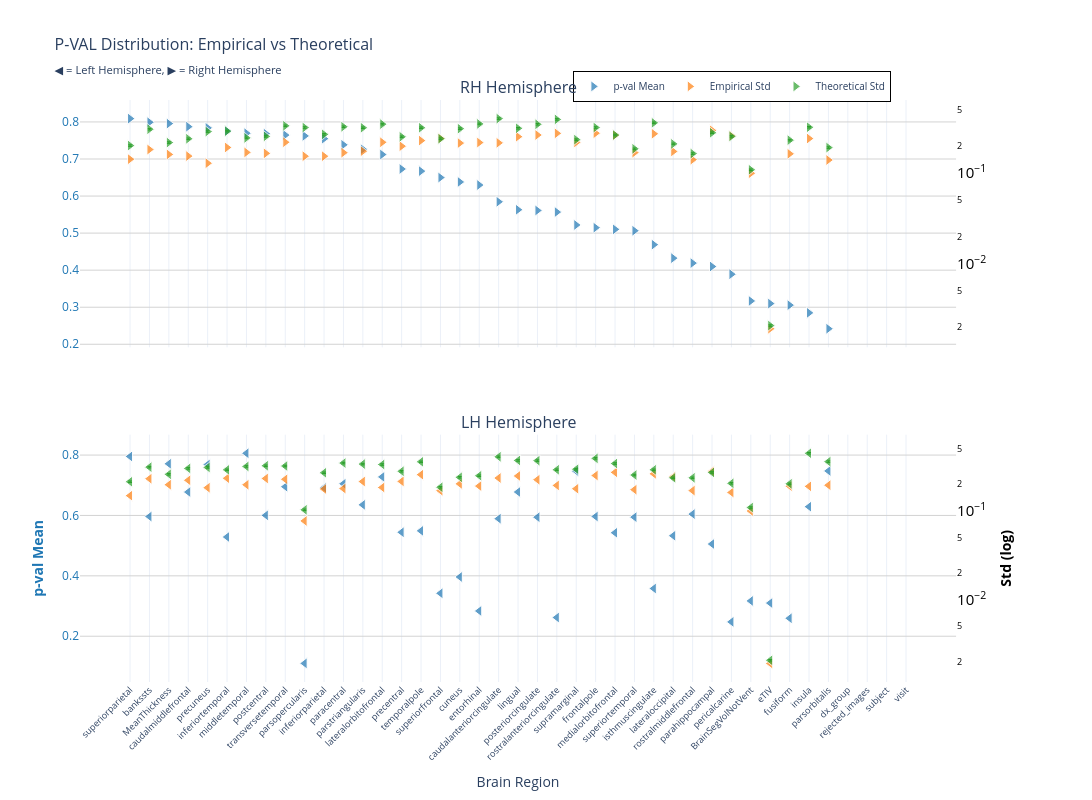
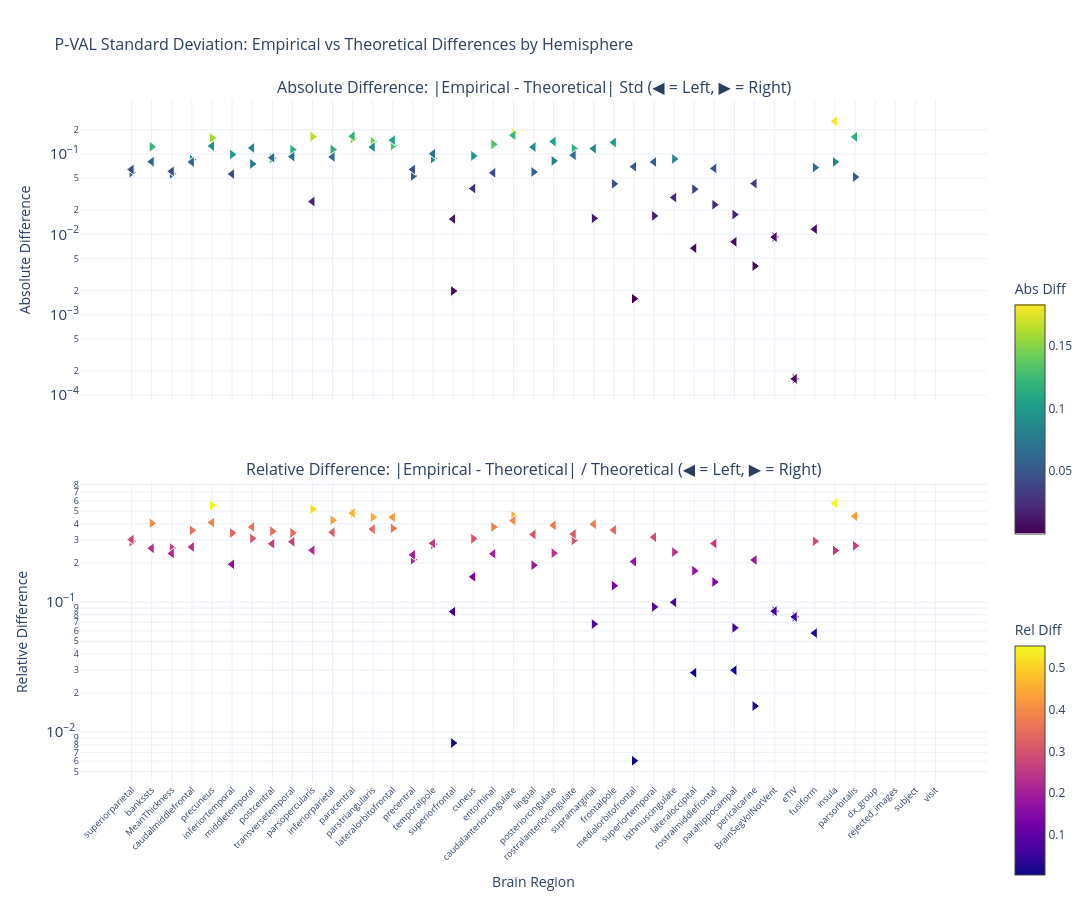

Notebook code cell kept with these figures, in order:
### Markdown cell above
### p-value

### Code cell
nu_nav = df_npvr[(df_npvr["study"] == "longitudinal") & (df_npvr["group"] == "HC-PD")]
data_path = stats_dir / f"student_longitudinal_{METRIC}.parquet"
df, stats = get_test_stats(
    data_path,
    stat_functions_F,
    nu_nav,
    hemisphere=True,
    study="longitudinal",
    raw_values=True,
)
show_figure(
    stats, hemisphere=True, stat_name="p-val", study="longitudinal", metric=METRIC
)

### Figure 1 — Plotly figure (JSON) as saved in the notebook; plotly's stock layout.template omitted (floating-point values rounded to 4 significant figures)
{"data": [{"hovertemplate": "<b>%{x}</b><br>Mean p-val: %{y:.2f}<br><extra></extra>", "legendgroup": "mean", "marker": {"color": "#1f77b4", "line": {"color": "white", "width": 1}, "opacity": 0.7, "size": 10, "symbol": "triangle-right"}, "mode": "markers", "name": "p-val Mean", "showlegend": true, "type": "scatter", "x": ["superiorparietal", "bankssts", "MeanThickness", "caudalmiddlefrontal", "precuneus", "inferiortemporal", "middletemporal", "postcentral", "transversetemporal", "parsopercularis", "inferiorparietal", "paracentral", "parstriangularis", "lateralorbitofrontal", "precentral", "temporalpole", "superiorfrontal", "cuneus", "entorhinal", "caudalanteriorcingulate", "lingual", "posteriorcingulate", "rostralanteriorcingulate", "supramarginal", "frontalpole", "medialorbitofrontal", "superiortemporal", "isthmuscingulate", "lateraloccipital", "rostralmiddlefrontal", "parahippocampal", "pericalcarine", "BrainSegVolNotVent", "eTIV", "fusiform", "insula", "parsorbitalis", "dx_group", "rejected_images", "subject", "visit"], "xaxis": "x", "y": [0.809, 0.7992, 0.7956, 0.7872, 0.784, 0.7755, 0.7696, 0.7684, 0.7646, 0.7623, 0.7548, 0.7382, 0.7265, 0.7121, 0.673, 0.6673, 0.6499, 0.638, 0.6298, 0.5846, 0.563, 0.5611, 0.5567, 0.522, 0.5147, 0.5101, 0.5064, 0.4689, 0.4325, 0.419, 0.4099, 0.3891, 0.3169, 0.3098, 0.3056, 0.2848, 0.2419, NaN, NaN, NaN, NaN], "yaxis": "y"}, {"hovertemplate": "<b>%{x}</b><br>Empirical Std: %{y:.3f}<br><extra></extra>", "legendgroup": "empirical", "marker": {"color": "#ff7f0e", "line": {"color": "white", "width": 1}, "opacity": 0.7, "size": 10, "symbol": "triangle-right"}, "mode": "markers", "name": "Empirical Std", "showlegend": true, "type": "scatter", "x": ["superiorparietal", "bankssts", "MeanThickness", "caudalmiddlefrontal", "precuneus", "inferiortemporal", "middletemporal", "postcentral", "transversetemporal", "parsopercularis", "inferiorparietal", "paracentral", "parstriangularis", "lateralorbitofrontal", "precentral", "temporalpole", "superiorfrontal", "cuneus", "entorhinal", "caudalanteriorcingulate", "lingual", "posteriorcingulate", "rostralanteriorcingulate", "supramarginal", "frontalpole", "medialorbitofrontal", "superiortemporal", "isthmuscingulate", "lateraloccipital", "rostralmiddlefrontal", "parahippocampal", "pericalcarine", "BrainSegVolNotVent", "eTIV", "fusiform", "insula", "parsorbitalis", "dx_group", "rejected_images", "subject", "visit"], "xaxis": "x", "y": [0.1422, 0.1815, 0.1603, 0.1537, 0.1282, 0.1913, 0.1689, 0.1648, 0.2187, 0.1532, 0.1533, 0.1677, 0.1741, 0.2183, 0.1978, 0.2278, 0.2412, 0.2139, 0.2167, 0.2151, 0.2516, 0.2627, 0.2738, 0.2176, 0.2751, 0.2609, 0.1679, 0.271, 0.1731, 0.1404, 0.2957, 0.2578, 0.09936, 0.001915, 0.1629, 0.2401, 0.1391, NaN, NaN, NaN, NaN], "yaxis": "y2"}, {"error_y": {"array": [0.00399, 0.006048, 0.004306, 0.004741, 0.005692, 0.005757, 0.00485, 0.005038, 0.006591, 0.006309, 0.005303, 0.006433, 0.006273, 0.006877, 0.004985, 0.006273, 0.004752, 0.006129, 0.00692, 0.007913, 0.006188, 0.006847, 0.007754, 0.004638, 0.00631, 0.005215, 0.003674, 0.007107, 0.004165, 0.003254, 0.005524, 0.005042, 0.002158, 4.122e-05, 0.004581, 0.006353, 0.00379, NaN, NaN, NaN, NaN], "arrayminus": [0.00391, 0.005928, 0.004221, 0.004647, 0.005579, 0.005643, 0.004754, 0.004938, 0.00646, 0.006184, 0.005198, 0.006305, 0.006149, 0.00674, 0.004886, 0.006148, 0.004658, 0.006007, 0.006783, 0.007756, 0.006065, 0.006711, 0.0076, 0.004546, 0.006185, 0.005111, 0.003601, 0.006966, 0.004082, 0.00319, 0.005415, 0.004942, 0.002115, 4.04e-05, 0.00449, 0.006227, 0.003715, NaN, NaN, NaN, NaN], "color": "#2ca02c", "thickness": 1, "type": "data", "visible": true, "width": 2}, "hovertemplate": "<b>%{x}</b><br>Theoretical Std: %{y:.3f}<br><extra></extra>", "legendgroup": "theoretical", "marker": {"color": "#2ca02c", "line": {"color": "white", "width": 1}, "opacity": 0.7, "size": 10, "symbol": "triangle-right"}, "mode": "markers", "name": "Theoretical Std", "showlegend": true, "type": "scatter", "x": ["superiorparietal", "bankssts", "MeanThickness", "caudalmiddlefrontal", "precuneus", "inferiortemporal", "middletemporal", "postcentral", "transversetemporal", "parsopercularis", "inferiorparietal", "paracentral", "parstriangularis", "lateralorbitofrontal", "precentral", "temporalpole", "superiorfrontal", "cuneus", "entorhinal", "caudalanteriorcingulate", "lingual", "posteriorcingulate", "rostralanteriorcingulate", "supramarginal", "frontalpole", "medialorbitofrontal", "superiortemporal", "isthmuscingulate", "lateraloccipital", "rostralmiddlefrontal", "parahippocampal", "pericalcarine", "BrainSegVolNotVent", "eTIV", "fusiform", "insula", "parsorbitalis", "dx_group", "rejected_images", "subject", "visit"], "xaxis": "x", "y": [0.2008, 0.3044, 0.2167, 0.2386, 0.2864, 0.2898, 0.2441, 0.2535, 0.3317, 0.3175, 0.2669, 0.3238, 0.3157, 0.3461, 0.2509, 0.3157, 0.2392, 0.3085, 0.3483, 0.3982, 0.3114, 0.3446, 0.3902, 0.2334, 0.3176, 0.2624, 0.1849, 0.3577, 0.2096, 0.1638, 0.278, 0.2537, 0.1086, 0.002075, 0.2305, 0.3197, 0.1908, NaN, NaN, NaN, NaN], "yaxis": "y2"}, {"hovertemplate": "<b>%{x}</b><br>Mean p-val: %{y:.2f}<br><extra></extra>", "legendgroup": "mean", "marker": {"color": "#1f77b4", "line": {"color": "white", "width": 1}, "opacity": 0.7, "size": 10, "symbol": "triangle-left"}, "mode": "markers", "name": "p-val Mean", "showlegend": false, "type": "scatter", "x": ["middletemporal", "superiorparietal", "MeanThickness", "precuneus", "parsorbitalis", "supramarginal", "lateralorbitofrontal", "paracentral", "transversetemporal", "inferiorparietal", "lingual", "caudalmiddlefrontal", "parstriangularis", "insula", "rostralmiddlefrontal", "postcentral", "frontalpole", "bankssts", "superiortemporal", "posteriorcingulate", "caudalanteriorcingulate", "temporalpole", "precentral", "medialorbitofrontal", "lateraloccipital", "inferiortemporal", "parahippocampal", "cuneus", "isthmuscingulate", "superiorfrontal", "BrainSegVolNotVent", "eTIV", "entorhinal", "rostralanteriorcingulate", "fusiform", "pericalcarine", "parsopercularis", "dx_group", "rejected_images", "subject", "visit"], "xaxis": "x2", "y": [0.806, 0.7954, 0.7711, 0.7686, 0.7474, 0.7468, 0.7277, 0.7049, 0.6952, 0.6916, 0.6777, 0.6775, 0.6351, 0.629, 0.6045, 0.6003, 0.5965, 0.5964, 0.5944, 0.5942, 0.5893, 0.549, 0.5443, 0.5427, 0.5328, 0.5286, 0.5054, 0.3962, 0.358, 0.3422, 0.3169, 0.3098, 0.2836, 0.2619, 0.2595, 0.2475, 0.11, NaN, NaN, NaN, NaN], "yaxis": "y3"}, {"hovertemplate": "<b>%{x}</b><br>Empirical Std: %{y:.3f}<br><extra></extra>", "legendgroup": "empirical", "marker": {"color": "#ff7f0e", "line": {"color": "white", "width": 1}, "opacity": 0.7, "size": 10, "symbol": "triangle-left"}, "mode": "markers", "name": "Empirical Std", "showlegend": false, "type": "scatter", "x": ["middletemporal", "superiorparietal", "MeanThickness", "precuneus", "parsorbitalis", "supramarginal", "lateralorbitofrontal", "paracentral", "transversetemporal", "inferiorparietal", "lingual", "caudalmiddlefrontal", "parstriangularis", "insula", "rostralmiddlefrontal", "postcentral", "frontalpole", "bankssts", "superiortemporal", "posteriorcingulate", "caudalanteriorcingulate", "temporalpole", "precentral", "medialorbitofrontal", "lateraloccipital", "inferiortemporal", "parahippocampal", "cuneus", "isthmuscingulate", "superiorfrontal", "BrainSegVolNotVent", "eTIV", "entorhinal", "rostralanteriorcingulate", "fusiform", "pericalcarine", "parsopercularis", "dx_group", "rejected_images", "subject", "visit"], "xaxis": "x2", "y": [0.196, 0.1478, 0.196, 0.1815, 0.1937, 0.1768, 0.1826, 0.1776, 0.2258, 0.1753, 0.2461, 0.22, 0.2129, 0.1879, 0.1684, 0.2306, 0.2491, 0.2291, 0.1725, 0.2234, 0.2332, 0.2546, 0.2138, 0.2701, 0.2412, 0.232, 0.2777, 0.2005, 0.26, 0.1682, 0.09936, 0.001915, 0.1893, 0.1926, 0.1891, 0.1605, 0.07673, NaN, NaN, NaN, NaN], "yaxis": "y4"}, {"error_y": {"array": [0.006257, 0.00421, 0.005103, 0.006099, 0.007089, 0.005825, 0.006578, 0.006828, 0.006327, 0.005311, 0.007312, 0.005948, 0.00665, 0.008804, 0.004659, 0.006368, 0.007711, 0.006146, 0.005008, 0.007272, 0.00803, 0.007056, 0.005522, 0.006748, 0.004659, 0.005728, 0.005357, 0.004723, 0.005737, 0.00365, 0.002158, 4.122e-05, 0.004918, 0.005743, 0.003988, 0.004041, 0.002033, NaN, NaN, NaN, NaN], "arrayminus": [0.006133, 0.004126, 0.005002, 0.005978, 0.006949, 0.005709, 0.006447, 0.006693, 0.006201, 0.005205, 0.007167, 0.00583, 0.006519, 0.008629, 0.004567, 0.006242, 0.007558, 0.006024, 0.004908, 0.007128, 0.007871, 0.006916, 0.005413, 0.006614, 0.004567, 0.005615, 0.005251, 0.004629, 0.005623, 0.003578, 0.002115, 4.04e-05, 0.00482, 0.005629, 0.003909, 0.003961, 0.001993, NaN, NaN, NaN, NaN], "color": "#2ca02c", "thickness": 1, "type": "data", "visible": true, "width": 2}, "hovertemplate": "<b>%{x}</b><br>Theoretical Std: %{y:.3f}<br><extra></extra>", "legendgroup": "theoretical", "marker": {"color": "#2ca02c", "line": {"color": "white", "width": 1}, "opacity": 0.7, "size": 10, "symbol": "triangle-left"}, "mode": "markers", "name": "Theoretical Std", "showlegend": false, "type": "scatter", "x": ["middletemporal", "superiorparietal", "MeanThickness", "precuneus", "parsorbitalis", "supramarginal", "lateralorbitofrontal", "paracentral", "transversetemporal", "inferiorparietal", "lingual", "caudalmiddlefrontal", "parstriangularis", "insula", "rostralmiddlefrontal", "postcentral", "frontalpole", "bankssts", "superiortemporal", "posteriorcingulate", "caudalanteriorcingulate", "temporalpole", "precentral", "medialorbitofrontal", "lateraloccipital", "inferiortemporal", "parahippocampal", "cuneus", "isthmuscingulate", "superiorfrontal", "BrainSegVolNotVent", "eTIV", "entorhinal", "rostralanteriorcingulate", "fusiform", "pericalcarine", "parsopercularis", "dx_group", "rejected_images", "subject", "visit"], "xaxis": "x2", "y": [0.3149, 0.2119, 0.2568, 0.307, 0.3568, 0.2932, 0.3311, 0.3437, 0.3184, 0.2673, 0.368, 0.2994, 0.3347, 0.4431, 0.2345, 0.3205, 0.3881, 0.3093, 0.252, 0.366, 0.4041, 0.3551, 0.2779, 0.3396, 0.2345, 0.2883, 0.2696, 0.2377, 0.2887, 0.1837, 0.1086, 0.002075, 0.2475, 0.289, 0.2007, 0.2034, 0.1023, NaN, NaN, NaN, NaN], "yaxis": "y4"}], "layout": {"annotations": [{"font": {"size": 16}, "showarrow": false, "text": "RH Hemisphere", "x": 0.47, "xanchor": "center", "xref": "paper", "y": 1.0, "yanchor": "bottom", "yref": "paper"}, {"font": {"size": 16}, "showarrow": false, "text": "LH Hemisphere", "x": 0.47, "xanchor": "center", "xref": "paper", "y": 0.425, "yanchor": "bottom", "yref": "paper"}], "height": 800, "hovermode": "x", "legend": {"bgcolor": "rgba(255, 255, 255, 0.9)", "bordercolor": "black", "borderwidth": 1, "font": {"size": 10}, "orientation": "h", "x": 0.7, "xanchor": "center", "y": 1.05}, "title": {"font": {"size": 16}, "text": "P-VAL Distribution: Empirical vs Theoretical<br><sub>◀ = Left Hemisphere, ▶ = Right Hemisphere</sub>"}, "width": 1400, "xaxis": {"anchor": "y", "domain": [0.0, 0.94], "matches": "x2", "showticklabels": false}, "xaxis2": {"anchor": "y3", "domain": [0.0, 0.94], "tickangle": -45, "tickfont": {"size": 9}, "title": {"text": "Brain Region"}}, "yaxis": {"anchor": "x", "domain": [0.575, 1.0], "gridcolor": "lightgray", "showgrid": true, "tickfont": {"color": "#1f77b4"}, "title": {"font": {"color": "#1f77b4"}, "text": ""}}, "yaxis2": {"anchor": "x", "exponentformat": "power", "overlaying": "y", "showgrid": false, "side": "right", "tickfont": {"color": "black"}, "title": {"font": {"color": "black"}, "text": ""}, "type": "log"}, "yaxis3": {"anchor": "x2", "domain": [0.0, 0.425], "gridcolor": "lightgray", "showgrid": true, "tickfont": {"color": "#1f77b4"}, "title": {"font": {"color": "#1f77b4"}, "text": "<b>p-val Mean</b>"}}, "yaxis4": {"anchor": "x2", "exponentformat": "power", "overlaying": "y3", "showgrid": false, "side": "right", "tickfont": {"color": "black"}, "title": {"font": {"color": "black"}, "text": "<b>Std (log)</b>"}, "type": "log"}}}

### Figure 2 — Plotly figure (JSON) as saved in the notebook; plotly's stock layout.template omitted (floating-point values rounded to 4 significant figures)
{"data": [{"hovertemplate": "<b>%{x}</b><br>Hemisphere: %{text}<br>Abs Diff: %{y:.4f}<br><extra></extra>", "legendgroup": "abs_rh", "marker": {"color": [0.05859, 0.1229, 0.05638, 0.08494, 0.1583, 0.09845, 0.07522, 0.08876, 0.113, 0.1643, 0.1136, 0.1561, 0.1417, 0.1278, 0.0531, 0.08787, 0.001978, 0.09462, 0.1316, 0.1831, 0.0598, 0.08193, 0.1164, 0.01582, 0.04249, 0.001585, 0.01698, 0.0867, 0.03647, 0.02335, 0.01764, 0.004033, 0.009258, 0.0001597, 0.06768, 0.07967, 0.05164, NaN, NaN, NaN, NaN], "colorbar": {"len": 0.4, "title": {"text": "Abs Diff"}, "y": 0.75, "yanchor": "top"}, "colorscale": [[0.0, "#440154"], [0.1111, "#482878"], [0.2222, "#3e4989"], [0.3333, "#31688e"], [0.4444, "#26828e"], [0.5556, "#1f9e89"], [0.6667, "#35b779"], [0.7778, "#6ece58"], [0.8889, "#b5de2b"], [1.0, "#fde725"]], "line": {"color": "white", "width": 1}, "showscale": true, "size": 10, "symbol": "triangle-right"}, "mode": "markers", "name": "Absolute (rh)", "showlegend": false, "text": ["rh", "rh", "rh", "rh", "rh", "rh", "rh", "rh", "rh", "rh", "rh", "rh", "rh", "rh", "rh", "rh", "rh", "rh", "rh", "rh", "rh", "rh", "rh", "rh", "rh", "rh", "rh", "rh", "rh", "rh", "rh", "rh", "rh", "rh", "rh", "rh", "rh", "rh", "rh", "rh", "rh"], "type": "scatter", "x": ["superiorparietal", "bankssts", "MeanThickness", "caudalmiddlefrontal", "precuneus", "inferiortemporal", "middletemporal", "postcentral", "transversetemporal", "parsopercularis", "inferiorparietal", "paracentral", "parstriangularis", "lateralorbitofrontal", "precentral", "temporalpole", "superiorfrontal", "cuneus", "entorhinal", "caudalanteriorcingulate", "lingual", "posteriorcingulate", "rostralanteriorcingulate", "supramarginal", "frontalpole", "medialorbitofrontal", "superiortemporal", "isthmuscingulate", "lateraloccipital", "rostralmiddlefrontal", "parahippocampal", "pericalcarine", "BrainSegVolNotVent", "eTIV", "fusiform", "insula", "parsorbitalis", "dx_group", "rejected_images", "subject", "visit"], "xaxis": "x", "y": [0.05859, 0.1229, 0.05638, 0.08494, 0.1583, 0.09845, 0.07522, 0.08876, 0.113, 0.1643, 0.1136, 0.1561, 0.1417, 0.1278, 0.0531, 0.08787, 0.001978, 0.09462, 0.1316, 0.1831, 0.0598, 0.08193, 0.1164, 0.01582, 0.04249, 0.001585, 0.01698, 0.0867, 0.03647, 0.02335, 0.01764, 0.004033, 0.009258, 0.0001597, 0.06768, 0.07967, 0.05164, NaN, NaN, NaN, NaN], "yaxis": "y"}, {"hovertemplate": "<b>%{x}</b><br>Hemisphere: %{text}<br>Rel Diff: %{y:.2%}<br><extra></extra>", "legendgroup": "rel_rh", "marker": {"color": [0.2918, 0.4036, 0.2601, 0.356, 0.5525, 0.3398, 0.3082, 0.3501, 0.3406, 0.5176, 0.4256, 0.482, 0.4487, 0.3692, 0.2116, 0.2783, 0.008268, 0.3067, 0.3778, 0.4599, 0.192, 0.2378, 0.2983, 0.06775, 0.1338, 0.006039, 0.09182, 0.2424, 0.174, 0.1426, 0.06345, 0.0159, 0.08524, 0.07699, 0.2936, 0.2492, 0.2707, NaN, NaN, NaN, NaN], "colorbar": {"len": 0.4, "title": {"text": "Rel Diff"}, "y": 0.25, "yanchor": "top"}, "colorscale": [[0.0, "#0d0887"], [0.1111, "#46039f"], [0.2222, "#7201a8"], [0.3333, "#9c179e"], [0.4444, "#bd3786"], [0.5556, "#d8576b"], [0.6667, "#ed7953"], [0.7778, "#fb9f3a"], [0.8889, "#fdca26"], [1.0, "#f0f921"]], "line": {"color": "white", "width": 1}, "showscale": true, "size": 10, "symbol": "triangle-right"}, "mode": "markers", "name": "Relative (rh)", "showlegend": false, "text": ["rh", "rh", "rh", "rh", "rh", "rh", "rh", "rh", "rh", "rh", "rh", "rh", "rh", "rh", "rh", "rh", "rh", "rh", "rh", "rh", "rh", "rh", "rh", "rh", "rh", "rh", "rh", "rh", "rh", "rh", "rh", "rh", "rh", "rh", "rh", "rh", "rh", "rh", "rh", "rh", "rh"], "type": "scatter", "x": ["superiorparietal", "bankssts", "MeanThickness", "caudalmiddlefrontal", "precuneus", "inferiortemporal", "middletemporal", "postcentral", "transversetemporal", "parsopercularis", "inferiorparietal", "paracentral", "parstriangularis", "lateralorbitofrontal", "precentral", "temporalpole", "superiorfrontal", "cuneus", "entorhinal", "caudalanteriorcingulate", "lingual", "posteriorcingulate", "rostralanteriorcingulate", "supramarginal", "frontalpole", "medialorbitofrontal", "superiortemporal", "isthmuscingulate", "lateraloccipital", "rostralmiddlefrontal", "parahippocampal", "pericalcarine", "BrainSegVolNotVent", "eTIV", "fusiform", "insula", "parsorbitalis", "dx_group", "rejected_images", "subject", "visit"], "xaxis": "x2", "y": [0.2918, 0.4036, 0.2601, 0.356, 0.5525, 0.3398, 0.3082, 0.3501, 0.3406, 0.5176, 0.4256, 0.482, 0.4487, 0.3692, 0.2116, 0.2783, 0.008268, 0.3067, 0.3778, 0.4599, 0.192, 0.2378, 0.2983, 0.06775, 0.1338, 0.006039, 0.09182, 0.2424, 0.174, 0.1426, 0.06345, 0.0159, 0.08524, 0.07699, 0.2936, 0.2492, 0.2707, NaN, NaN, NaN, NaN], "yaxis": "y2"}, {"hovertemplate": "<b>%{x}</b><br>Hemisphere: %{text}<br>Abs Diff: %{y:.4f}<br><extra></extra>", "legendgroup": "abs_lh", "marker": {"color": [0.119, 0.0641, 0.0608, 0.1255, 0.1631, 0.1163, 0.1485, 0.1661, 0.09263, 0.09193, 0.1219, 0.07937, 0.1218, 0.2551, 0.0661, 0.08993, 0.139, 0.08016, 0.07951, 0.1426, 0.1709, 0.1005, 0.06412, 0.0695, 0.006726, 0.05628, 0.008072, 0.03718, 0.02875, 0.01552, 0.009258, 0.0001597, 0.0582, 0.09644, 0.01161, 0.04287, 0.0256, NaN, NaN, NaN, NaN], "colorbar": {"len": 0.4, "title": {"text": "Abs Diff"}, "y": 0.75, "yanchor": "top"}, "colorscale": [[0.0, "#440154"], [0.1111, "#482878"], [0.2222, "#3e4989"], [0.3333, "#31688e"], [0.4444, "#26828e"], [0.5556, "#1f9e89"], [0.6667, "#35b779"], [0.7778, "#6ece58"], [0.8889, "#b5de2b"], [1.0, "#fde725"]], "line": {"color": "white", "width": 1}, "showscale": false, "size": 10, "symbol": "triangle-left"}, "mode": "markers", "name": "Absolute (lh)", "showlegend": false, "text": ["lh", "lh", "lh", "lh", "lh", "lh", "lh", "lh", "lh", "lh", "lh", "lh", "lh", "lh", "lh", "lh", "lh", "lh", "lh", "lh", "lh", "lh", "lh", "lh", "lh", "lh", "lh", "lh", "lh", "lh", "lh", "lh", "lh", "lh", "lh", "lh", "lh", "lh", "lh", "lh", "lh"], "type": "scatter", "x": ["middletemporal", "superiorparietal", "MeanThickness", "precuneus", "parsorbitalis", "supramarginal", "lateralorbitofrontal", "paracentral", "transversetemporal", "inferiorparietal", "lingual", "caudalmiddlefrontal", "parstriangularis", "insula", "rostralmiddlefrontal", "postcentral", "frontalpole", "bankssts", "superiortemporal", "posteriorcingulate", "caudalanteriorcingulate", "temporalpole", "precentral", "medialorbitofrontal", "lateraloccipital", "inferiortemporal", "parahippocampal", "cuneus", "isthmuscingulate", "superiorfrontal", "BrainSegVolNotVent", "eTIV", "entorhinal", "rostralanteriorcingulate", "fusiform", "pericalcarine", "parsopercularis", "dx_group", "rejected_images", "subject", "visit"], "xaxis": "x", "y": [0.119, 0.0641, 0.0608, 0.1255, 0.1631, 0.1163, 0.1485, 0.1661, 0.09263, 0.09193, 0.1219, 0.07937, 0.1218, 0.2551, 0.0661, 0.08993, 0.139, 0.08016, 0.07951, 0.1426, 0.1709, 0.1005, 0.06412, 0.0695, 0.006726, 0.05628, 0.008072, 0.03718, 0.02875, 0.01552, 0.009258, 0.0001597, 0.0582, 0.09644, 0.01161, 0.04287, 0.0256, NaN, NaN, NaN, NaN], "yaxis": "y"}, {"hovertemplate": "<b>%{x}</b><br>Hemisphere: %{text}<br>Rel Diff: %{y:.2%}<br><extra></extra>", "legendgroup": "rel_lh", "marker": {"color": [0.3777, 0.3025, 0.2367, 0.4087, 0.4572, 0.3968, 0.4485, 0.4833, 0.2909, 0.344, 0.3312, 0.2651, 0.3639, 0.5759, 0.2819, 0.2806, 0.3582, 0.2592, 0.3155, 0.3896, 0.4229, 0.2831, 0.2307, 0.2047, 0.02868, 0.1952, 0.02994, 0.1564, 0.0996, 0.0845, 0.08524, 0.07699, 0.2351, 0.3337, 0.05782, 0.2108, 0.2501, NaN, NaN, NaN, NaN], "colorbar": {"len": 0.4, "title": {"text": "Rel Diff"}, "y": 0.25, "yanchor": "top"}, "colorscale": [[0.0, "#0d0887"], [0.1111, "#46039f"], [0.2222, "#7201a8"], [0.3333, "#9c179e"], [0.4444, "#bd3786"], [0.5556, "#d8576b"], [0.6667, "#ed7953"], [0.7778, "#fb9f3a"], [0.8889, "#fdca26"], [1.0, "#f0f921"]], "line": {"color": "white", "width": 1}, "showscale": false, "size": 10, "symbol": "triangle-left"}, "mode": "markers", "name": "Relative (lh)", "showlegend": false, "text": ["lh", "lh", "lh", "lh", "lh", "lh", "lh", "lh", "lh", "lh", "lh", "lh", "lh", "lh", "lh", "lh", "lh", "lh", "lh", "lh", "lh", "lh", "lh", "lh", "lh", "lh", "lh", "lh", "lh", "lh", "lh", "lh", "lh", "lh", "lh", "lh", "lh", "lh", "lh", "lh", "lh"], "type": "scatter", "x": ["middletemporal", "superiorparietal", "MeanThickness", "precuneus", "parsorbitalis", "supramarginal", "lateralorbitofrontal", "paracentral", "transversetemporal", "inferiorparietal", "lingual", "caudalmiddlefrontal", "parstriangularis", "insula", "rostralmiddlefrontal", "postcentral", "frontalpole", "bankssts", "superiortemporal", "posteriorcingulate", "caudalanteriorcingulate", "temporalpole", "precentral", "medialorbitofrontal", "lateraloccipital", "inferiortemporal", "parahippocampal", "cuneus", "isthmuscingulate", "superiorfrontal", "BrainSegVolNotVent", "eTIV", "entorhinal", "rostralanteriorcingulate", "fusiform", "pericalcarine", "parsopercularis", "dx_group", "rejected_images", "subject", "visit"], "xaxis": "x2", "y": [0.3777, 0.3025, 0.2367, 0.4087, 0.4572, 0.3968, 0.4485, 0.4833, 0.2909, 0.344, 0.3312, 0.2651, 0.3639, 0.5759, 0.2819, 0.2806, 0.3582, 0.2592, 0.3155, 0.3896, 0.4229, 0.2831, 0.2307, 0.2047, 0.02868, 0.1952, 0.02994, 0.1564, 0.0996, 0.0845, 0.08524, 0.07699, 0.2351, 0.3337, 0.05782, 0.2108, 0.2501, NaN, NaN, NaN, NaN], "yaxis": "y2"}], "layout": {"annotations": [{"font": {"size": 16}, "showarrow": false, "text": "Absolute Difference: |Empirical - Theoretical| Std (◀ = Left, ▶ = Right)", "x": 0.5, "xanchor": "center", "xref": "paper", "y": 1.0, "yanchor": "bottom", "yref": "paper"}, {"font": {"size": 16}, "showarrow": false, "text": "Relative Difference: |Empirical - Theoretical| / Theoretical (◀ = Left, ▶ = Right)", "x": 0.5, "xanchor": "center", "xref": "paper", "y": 0.44, "yanchor": "bottom", "yref": "paper"}], "height": 900, "hovermode": "x unified", "showlegend": false, "title": {"font": {"size": 16}, "text": "P-VAL Standard Deviation: Empirical vs Theoretical Differences by Hemisphere"}, "width": 1400, "xaxis": {"anchor": "y", "domain": [0.0, 1.0], "showticklabels": false}, "xaxis2": {"anchor": "y2", "domain": [0.0, 1.0], "tickangle": -45, "tickfont": {"size": 9}, "title": {"text": "Brain Region"}}, "yaxis": {"anchor": "x", "domain": [0.56, 1.0], "exponentformat": "power", "title": {"text": "Absolute Difference"}, "type": "log"}, "yaxis2": {"anchor": "x2", "domain": [0.0, 0.44], "exponentformat": "power", "title": {"text": "Relative Difference"}, "type": "log"}}}
